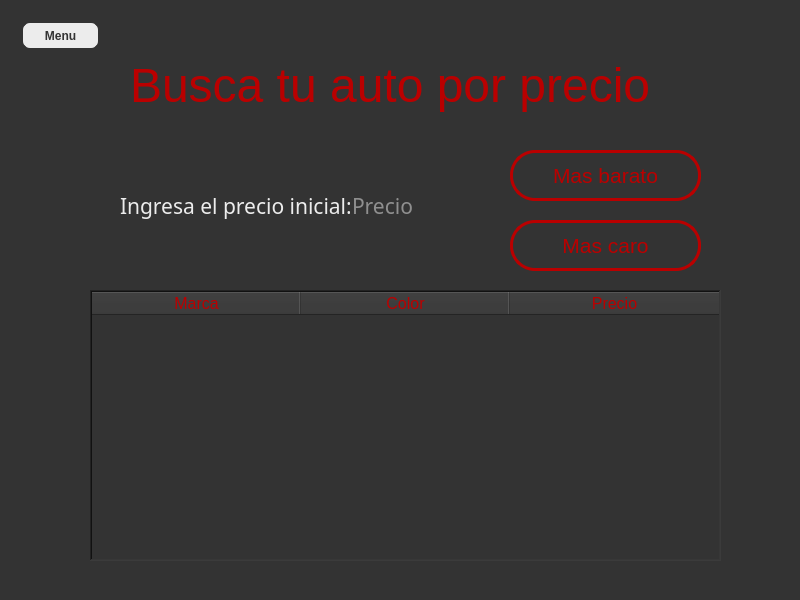
<?xml version="1.0" encoding="UTF-8"?>
<ui version="4.0">
 <class>PaginaBusqueda</class>
 <widget class="QMainWindow" name="PaginaBusqueda">
  <property name="geometry">
   <rect>
    <x>0</x>
    <y>0</y>
    <width>800</width>
    <height>600</height>
   </rect>
  </property>
  <property name="font">
   <font>
    <family>Microsoft Tai Le</family>
   </font>
  </property>
  <property name="windowTitle">
   <string>MainWindow</string>
  </property>
  <property name="styleSheet">
   <string notr="true">background-color: rgb(51, 51, 51);</string>
  </property>
  <widget class="QWidget" name="centralwidget">
   <widget class="QLabel" name="label_2">
    <property name="geometry">
     <rect>
      <x>130</x>
      <y>40</y>
      <width>571</width>
      <height>91</height>
     </rect>
    </property>
    <property name="font">
     <font>
      <family>Microsoft JhengHei UI</family>
      <pointsize>36</pointsize>
     </font>
    </property>
    <property name="styleSheet">
     <string notr="true">background-color: rgb(51, 51, 51);
color: rgb(186, 0, 0);</string>
    </property>
    <property name="text">
     <string>Busca tu auto por precio</string>
    </property>
   </widget>
   <widget class="QLabel" name="label">
    <property name="geometry">
     <rect>
      <x>120</x>
      <y>190</y>
      <width>231</width>
      <height>31</height>
     </rect>
    </property>
    <property name="font">
     <font>
      <family>Nirmala UI Semilight</family>
      <pointsize>16</pointsize>
     </font>
    </property>
    <property name="styleSheet">
     <string notr="true">color: rgb(236, 236, 236);
background-color: rgb(51, 51, 51);</string>
    </property>
    <property name="text">
     <string>Ingresa el precio inicial:</string>
    </property>
   </widget>
   <widget class="QLineEdit" name="input_precio">
    <property name="geometry">
     <rect>
      <x>350</x>
      <y>185</y>
      <width>141</width>
      <height>41</height>
     </rect>
    </property>
    <property name="font">
     <font>
      <family>Nirmala UI Semilight</family>
      <pointsize>16</pointsize>
     </font>
    </property>
    <property name="styleSheet">
     <string notr="true">color: rgb(236, 236, 236);
border-radius: 5px;</string>
    </property>
    <property name="placeholderText">
     <string>Precio</string>
    </property>
   </widget>
   <widget class="QPushButton" name="btn_barato">
    <property name="geometry">
     <rect>
      <x>510</x>
      <y>150</y>
      <width>191</width>
      <height>51</height>
     </rect>
    </property>
    <property name="font">
     <font>
      <pointsize>16</pointsize>
     </font>
    </property>
    <property name="styleSheet">
     <string notr="true">border-style: solid;
border-width: 3px;
border-color: rgb(186, 0, 0);
background-color: rgb(51, 51, 51);
color: rgb(186, 0, 0);
border-radius: 25px;</string>
    </property>
    <property name="text">
     <string>Mas barato</string>
    </property>
   </widget>
   <widget class="QPushButton" name="btn_caro">
    <property name="geometry">
     <rect>
      <x>510</x>
      <y>220</y>
      <width>191</width>
      <height>51</height>
     </rect>
    </property>
    <property name="font">
     <font>
      <pointsize>16</pointsize>
     </font>
    </property>
    <property name="styleSheet">
     <string notr="true">border-style: solid;
border-width: 3px;
border-color: rgb(186, 0, 0);
background-color: rgb(51, 51, 51);
color: rgb(186, 0, 0);
border-radius: 25px;</string>
    </property>
    <property name="text">
     <string>Mas caro</string>
    </property>
   </widget>
   <widget class="QTableWidget" name="table_auto">
    <property name="geometry">
     <rect>
      <x>90</x>
      <y>290</y>
      <width>631</width>
      <height>271</height>
     </rect>
    </property>
    <property name="font">
     <font>
      <family>Nirmala UI Semilight</family>
      <pointsize>12</pointsize>
     </font>
    </property>
    <property name="styleSheet">
     <string notr="true">QHeaderView::section { color: rgb(186, 0, 0); background-color: rgb(51, 51, 51); }

QTableWidget {

	color: rgb(186, 0, 0);
}</string>
    </property>
    <property name="frameShape">
     <enum>QFrame::WinPanel</enum>
    </property>
    <attribute name="horizontalHeaderDefaultSectionSize">
     <number>209</number>
    </attribute>
    <column>
     <property name="text">
      <string>Marca</string>
     </property>
     <property name="font">
      <font>
       <family>Nirmala UI</family>
       <pointsize>12</pointsize>
      </font>
     </property>
    </column>
    <column>
     <property name="text">
      <string>Color</string>
     </property>
     <property name="font">
      <font>
       <family>Nirmala UI</family>
       <pointsize>12</pointsize>
      </font>
     </property>
    </column>
    <column>
     <property name="text">
      <string>Precio</string>
     </property>
     <property name="font">
      <font>
       <family>Nirmala UI</family>
       <pointsize>12</pointsize>
      </font>
     </property>
    </column>
   </widget>
   <widget class="QPushButton" name="pushButton">
    <property name="geometry">
     <rect>
      <x>20</x>
      <y>20</y>
      <width>81</width>
      <height>31</height>
     </rect>
    </property>
    <property name="font">
     <font>
      <family>Nirmala UI</family>
      <weight>75</weight>
      <bold>true</bold>
     </font>
    </property>
    <property name="styleSheet">
     <string notr="true">border-style: solid;
border-width: 3px;
background-color: rgb(236, 236, 236);
color: rgb(51, 51, 51);
border-radius: 10px;</string>
    </property>
    <property name="text">
     <string>Menu</string>
    </property>
   </widget>
  </widget>
 </widget>
 <resources/>
 <connections/>
</ui>
